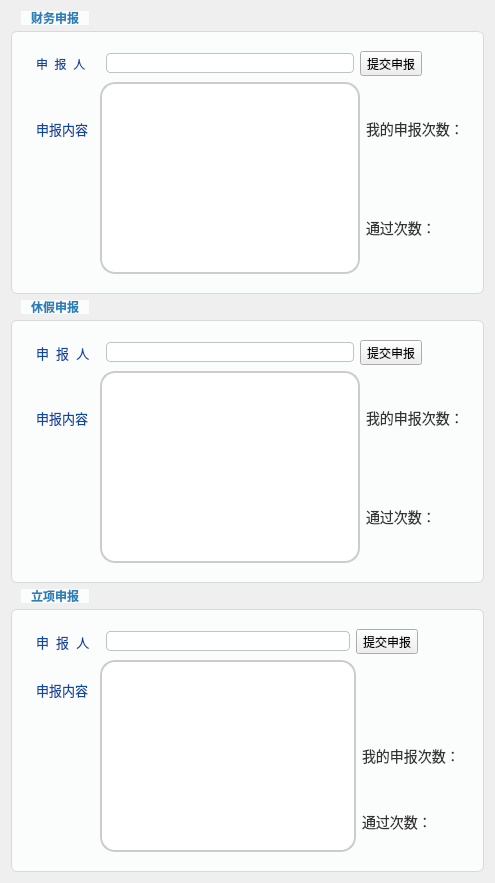
    <widget class="QWidget" name="tab_2">
     <attribute name="title">
      <string>个人申请</string>
     </attribute>
     <layout class="QGridLayout" name="gridLayout_6">
      <item row="1" column="0">
       <widget class="QGroupBox" name="groupBoxVacation_2">
        <property name="styleSheet">
         <string notr="true">/* GroupBox Styling */
QGroupBox {
    background-color: #FBFCFC; /* Very light background for distinction */
    border: 1px solid #D5DBDB;
    border-radius: 6px;
    padding: 10px;
    margin-top: 20px; /* Space for the title */
    font-weight: bold;
}

QGroupBox::title {
    subcontrol-origin: margin;
    subcontrol-position: top left;
    padding: 0 8px 0 8px;
    margin-left: 10px;
    background-color: #FBFCFC; /* Match groupbox background */
    color: #2980B9; /* Professional blue for titles */
    font-size: 11pt;
}</string>
        </property>
        <property name="title">
         <string>休假申报</string>
        </property>
        <layout class="QGridLayout" name="gridLayout_10">
         <item row="0" column="0" colspan="2">
          <widget class="QLabel" name="labName_4">
           <property name="styleSheet">
            <string notr="true">QLabel {
    background-color: transparent; /* Keep background transparent */
    color: #0D47A1;              /* A distinct, professional, and consistent DEEP BLUE for ALL labels.
                                     This is clearly not black or dark gray.
                                     Alternatives:
                                     #1565C0 (Slightly brighter, still very blue)
                                     #2E7D32 (If you preferred a deep green)
                                     #5E35B1 (If you preferred a deep purple) */
    font-size: 10pt;                /* UNIFIED font size for ALL labels.
                                     This size is generally good for readability without being too large.
                                     Adjust to 10pt if 9pt feels slightly too small across the board. */
    font-weight: normal;           /* UNIFIED font weight for ALL labels.
                                     Avoids unintended emphasis. */
    padding: 2px;                  /* Minimal and UNIFIED padding for ALL labels. */
    /* Remove any previous margin or specific alignment settings to ensure uniformity */
    margin: 0px;
    qproperty-alignment: 'AlignVCenter | AlignLeft'; /* Default alignment, can be overridden by layout */
}
</string>
           </property>
           <property name="text">
            <string>申  报  人</string>
           </property>
          </widget>
         </item>
         <item row="0" column="2">
          <widget class="QLineEdit" name="lineEditName_1">
           <property name="styleSheet">
            <string notr="true">/* LineEdit and TextEdit Styling */
QLineEdit, QTextEdit {
    background-color: #FFFFFF;
    border: 1px solid #BDC3C7; /* Softer border color */
    border-radius: 4px;
    padding: 1px;
    color: #2C3E50;
    selection-background-color: #AED6F1; /* Light blue selection */
    selection-color: #1A5276;
}

QLineEdit:focus, QTextEdit:focus {
    border: 1px solid #3498DB; /* Highlight border on focus - a clear, friendly blue */
    /* box-shadow: 0 0 3px #3498DB;  Unfortunately, box-shadow is not well supported in QSS */
}

QLineEdit:read-only, QTextEdit:read-only {
    background-color: #ECF0F1; /* Slightly different background for read-only fields */
    color: #7F8C8D;
}</string>
           </property>
          </widget>
         </item>
         <item row="0" column="3" colspan="2">
          <widget class="QToolButton" name="tbtnVacation">
           <property name="layoutDirection">
            <enum>Qt::LayoutDirection::LeftToRight</enum>
           </property>
           <property name="styleSheet">
            <string notr="true">/* PushButton 样式 */
QPushButton {
    background-color: #d8cbf0;
    color: #5a4a7a;
    border: 1px solid #9c7fd0;
    border-radius: 4px;
    padding: 5px 12px;
    font-weight: 500;
}

QPushButton:hover {
    background-color: #e0d4f8;
    border-color: #8c6dc9;
}

QPushButton:pressed {
    background-color: #c9b8eb;
}

QPushButton:disabled {
    background-color: #e6e0f0;
    color: #a99bc0;
}</string>
           </property>
           <property name="text">
            <string>提交申报</string>
           </property>
           <property name="popupMode">
            <enum>QToolButton::ToolButtonPopupMode::DelayedPopup</enum>
           </property>
           <property name="toolButtonStyle">
            <enum>Qt::ToolButtonStyle::ToolButtonTextBesideIcon</enum>
           </property>
          </widget>
         </item>
         <item row="1" column="0">
          <widget class="QLabel" name="labContent_4">
           <property name="styleSheet">
            <string notr="true">QLabel {
    background-color: transparent; /* Keep background transparent */
    color: #0D47A1;              /* A distinct, professional, and consistent DEEP BLUE for ALL labels.
                                     This is clearly not black or dark gray.
                                     Alternatives:
                                     #1565C0 (Slightly brighter, still very blue)
                                     #2E7D32 (If you preferred a deep green)
                                     #5E35B1 (If you preferred a deep purple) */
    font-size: 10pt;                /* UNIFIED font size for ALL labels.
                                     This size is generally good for readability without being too large.
                                     Adjust to 10pt if 9pt feels slightly too small across the board. */
    font-weight: normal;           /* UNIFIED font weight for ALL labels.
                                     Avoids unintended emphasis. */
    padding: 2px;                  /* Minimal and UNIFIED padding for ALL labels. */
    /* Remove any previous margin or specific alignment settings to ensure uniformity */
    margin: 0px;
    qproperty-alignment: 'AlignVCenter | AlignLeft'; /* Default alignment, can be overridden by layout */
}
</string>
           </property>
           <property name="text">
            <string>申报内容</string>
           </property>
          </widget>
         </item>
         <item row="1" column="1" rowspan="2" colspan="3">
          <widget class="QTextEdit" name="textEdit_1">
           <property name="styleSheet">
            <string notr="true">QTextEdit {
    background-color: white; /* 设置背景为白色 */
    border: 2px solid #ccc; /* 设置边框为灰色，宽度为2px */
    border-radius: 15px; /* 设置圆角大小为15px，可根据需要调整 */
    padding: 10px; /* 设置内边距为10px，让文字和边框之间有空间 */
    font-size: 14px; /* 设置字体大小 */
    color: black; /* 设置文字颜色为黑色 */
}

QTextEdit:focus {
    border: 2px solid #0078d7; /* 当文本框获得焦点时，边框变为蓝色 */
}</string>
           </property>
          </widget>
         </item>
         <item row="1" column="4">
          <widget class="QLabel" name="labelVacationNum">
           <property name="styleSheet">
            <string notr="true">QLabel {
    background-color: transparent; /* 透明背景 */
    color: #333333; /* 深灰色文字 */
    font-family: Arial, sans-serif;
    font-size: 14px;
    border: none; /* 无边框 */
    padding: 0; /* 无内边距 */
    margin: 0; /* 无外边距 */
}</string>
           </property>
           <property name="text">
            <string>我的申报次数：</string>
           </property>
          </widget>
         </item>
         <item row="2" column="4">
          <widget class="QLabel" name="labVacationPassNum">
           <property name="styleSheet">
            <string notr="true">QLabel {
    background-color: transparent; /* 透明背景 */
    color: #333333; /* 深灰色文字 */
    font-family: Arial, sans-serif;
    font-size: 14px;
    border: none; /* 无边框 */
    padding: 0; /* 无内边距 */
    margin: 0; /* 无外边距 */
}</string>
           </property>
           <property name="text">
            <string>通过次数：</string>
           </property>
          </widget>
         </item>
        </layout>
       </widget>
      </item>
      <item row="2" column="0">
       <widget class="QGroupBox" name="groupBoxProjection_2">
        <property name="styleSheet">
         <string notr="true">/* GroupBox Styling */
QGroupBox {
    background-color: #FBFCFC; /* Very light background for distinction */
    border: 1px solid #D5DBDB;
    border-radius: 6px;
    padding: 10px;
    margin-top: 20px; /* Space for the title */
    font-weight: bold;
}

QGroupBox::title {
    subcontrol-origin: margin;
    subcontrol-position: top left;
    padding: 0 8px 0 8px;
    margin-left: 10px;
    background-color: #FBFCFC; /* Match groupbox background */
    color: #2980B9; /* Professional blue for titles */
    font-size: 11pt;
}</string>
        </property>
        <property name="title">
         <string>立项申报</string>
        </property>
        <layout class="QGridLayout" name="gridLayout_11">
         <item row="0" column="0" colspan="2">
          <widget class="QLabel" name="labName_6">
           <property name="styleSheet">
            <string notr="true">QLabel {
    background-color: transparent; /* Keep background transparent */
    color: #0D47A1;              /* A distinct, professional, and consistent DEEP BLUE for ALL labels.
                                     This is clearly not black or dark gray.
                                     Alternatives:
                                     #1565C0 (Slightly brighter, still very blue)
                                     #2E7D32 (If you preferred a deep green)
                                     #5E35B1 (If you preferred a deep purple) */
    font-size: 10pt;                /* UNIFIED font size for ALL labels.
                                     This size is generally good for readability without being too large.
                                     Adjust to 10pt if 9pt feels slightly too small across the board. */
    font-weight: normal;           /* UNIFIED font weight for ALL labels.
                                     Avoids unintended emphasis. */
    padding: 2px;                  /* Minimal and UNIFIED padding for ALL labels. */
    /* Remove any previous margin or specific alignment settings to ensure uniformity */
    margin: 0px;
    qproperty-alignment: 'AlignVCenter | AlignLeft'; /* Default alignment, can be overridden by layout */
}
</string>
           </property>
           <property name="text">
            <string>申  报  人</string>
           </property>
          </widget>
         </item>
         <item row="0" column="2">
          <widget class="QLineEdit" name="lineEditName_2">
           <property name="styleSheet">
            <string notr="true">/* LineEdit and TextEdit Styling */
QLineEdit, QTextEdit {
    background-color: #FFFFFF;
    border: 1px solid #BDC3C7; /* Softer border color */
    border-radius: 4px;
    padding: 1px;
    color: #2C3E50;
    selection-background-color: #AED6F1; /* Light blue selection */
    selection-color: #1A5276;
}

QLineEdit:focus, QTextEdit:focus {
    border: 1px solid #3498DB; /* Highlight border on focus - a clear, friendly blue */
    /* box-shadow: 0 0 3px #3498DB;  Unfortunately, box-shadow is not well supported in QSS */
}

QLineEdit:read-only, QTextEdit:read-only {
    background-color: #ECF0F1; /* Slightly different background for read-only fields */
    color: #7F8C8D;
}</string>
           </property>
          </widget>
         </item>
         <item row="0" column="3" colspan="2">
          <widget class="QToolButton" name="tbtnProjection">
           <property name="layoutDirection">
            <enum>Qt::LayoutDirection::LeftToRight</enum>
           </property>
           <property name="styleSheet">
            <string notr="true">/* PushButton 样式 */
QPushButton {
    background-color: #d8cbf0;
    color: #5a4a7a;
    border: 1px solid #9c7fd0;
    border-radius: 4px;
    padding: 5px 12px;
    font-weight: 500;
}

QPushButton:hover {
    background-color: #e0d4f8;
    border-color: #8c6dc9;
}

QPushButton:pressed {
    background-color: #c9b8eb;
}

QPushButton:disabled {
    background-color: #e6e0f0;
    color: #a99bc0;
}</string>
           </property>
           <property name="text">
            <string>提交申报</string>
           </property>
           <property name="popupMode">
            <enum>QToolButton::ToolButtonPopupMode::DelayedPopup</enum>
           </property>
           <property name="toolButtonStyle">
            <enum>Qt::ToolButtonStyle::ToolButtonTextBesideIcon</enum>
           </property>
          </widget>
         </item>
         <item row="1" column="0">
          <widget class="QLabel" name="labContent_6">
           <property name="styleSheet">
            <string notr="true">QLabel {
    background-color: transparent; /* Keep background transparent */
    color: #0D47A1;              /* A distinct, professional, and consistent DEEP BLUE for ALL labels.
                                     This is clearly not black or dark gray.
                                     Alternatives:
                                     #1565C0 (Slightly brighter, still very blue)
                                     #2E7D32 (If you preferred a deep green)
                                     #5E35B1 (If you preferred a deep purple) */
    font-size: 10pt;                /* UNIFIED font size for ALL labels.
                                     This size is generally good for readability without being too large.
                                     Adjust to 10pt if 9pt feels slightly too small across the board. */
    font-weight: normal;           /* UNIFIED font weight for ALL labels.
                                     Avoids unintended emphasis. */
    padding: 2px;                  /* Minimal and UNIFIED padding for ALL labels. */
    /* Remove any previous margin or specific alignment settings to ensure uniformity */
    margin: 0px;
    qproperty-alignment: 'AlignVCenter | AlignLeft'; /* Default alignment, can be overridden by layout */
}
</string>
           </property>
           <property name="text">
            <string>申报内容</string>
           </property>
          </widget>
         </item>
         <item row="1" column="1" rowspan="3" colspan="3">
          <widget class="QTextEdit" name="textEdit_2">
           <property name="styleSheet">
            <string notr="true">QTextEdit {
    background-color: white; /* 设置背景为白色 */
    border: 2px solid #ccc; /* 设置边框为灰色，宽度为2px */
    border-radius: 15px; /* 设置圆角大小为15px，可根据需要调整 */
    padding: 10px; /* 设置内边距为10px，让文字和边框之间有空间 */
    font-size: 14px; /* 设置字体大小 */
    color: black; /* 设置文字颜色为黑色 */
}

QTextEdit:focus {
    border: 2px solid #0078d7; /* 当文本框获得焦点时，边框变为蓝色 */
}</string>
           </property>
          </widget>
         </item>
         <item row="2" column="4">
          <widget class="QLabel" name="labelProjectionNum">
           <property name="styleSheet">
            <string notr="true">QLabel {
    background-color: transparent; /* 透明背景 */
    color: #333333; /* 深灰色文字 */
    font-family: Arial, sans-serif;
    font-size: 14px;
    border: none; /* 无边框 */
    padding: 0; /* 无内边距 */
    margin: 0; /* 无外边距 */
}</string>
           </property>
           <property name="text">
            <string>我的申报次数： </string>
           </property>
          </widget>
         </item>
         <item row="3" column="4">
          <widget class="QLabel" name="labProjectionPassNum">
           <property name="styleSheet">
            <string notr="true">QLabel {
    background-color: transparent; /* 透明背景 */
    color: #333333; /* 深灰色文字 */
    font-family: Arial, sans-serif;
    font-size: 14px;
    border: none; /* 无边框 */
    padding: 0; /* 无内边距 */
    margin: 0; /* 无外边距 */
}</string>
           </property>
           <property name="text">
            <string>通过次数：</string>
           </property>
          </widget>
         </item>
        </layout>
       </widget>
      </item>
      <item row="0" column="0">
       <widget class="QGroupBox" name="groupBoxFinancial_2">
        <property name="styleSheet">
         <string notr="true">/* GroupBox Styling */
QGroupBox {
    background-color: #FBFCFC; /* Very light background for distinction */
    border: 1px solid #D5DBDB;
    border-radius: 6px;
    padding: 10px;
    margin-top: 20px; /* Space for the title */
    font-weight: bold;
}

QGroupBox::title {
    subcontrol-origin: margin;
    subcontrol-position: top left;
    padding: 0 8px 0 8px;
    margin-left: 10px;
    background-color: #FBFCFC; /* Match groupbox background */
    color: #2980B9; /* Professional blue for titles */
    font-size: 11pt;
}</string>
        </property>
        <property name="title">
         <string>财务申报</string>
        </property>
        <layout class="QGridLayout" name="gridLayout_9">
         <item row="0" column="0" colspan="2">
          <widget class="QLabel" name="labName_5">
           <property name="styleSheet">
            <string notr="true">QLabel {
    background-color: transparent; /* Keep background transparent */
    color: #0D47A1;              /* A distinct, professional, and consistent DEEP BLUE for ALL labels.
                                     This is clearly not black or dark gray.
                                     Alternatives:
                                     #1565C0 (Slightly brighter, still very blue)
                                     #2E7D32 (If you preferred a deep green)
                                     #5E35B1 (If you preferred a deep purple) */
    font-size: 9pt;                /* UNIFIED font size for ALL labels.
                                     This size is generally good for readability without being too large.
                                     Adjust to 10pt if 9pt feels slightly too small across the board. */
    font-weight: normal;           /* UNIFIED font weight for ALL labels.
                                     Avoids unintended emphasis. */
    padding: 2px;                  /* Minimal and UNIFIED padding for ALL labels. */
    /* Remove any previous margin or specific alignment settings to ensure uniformity */
    margin: 0px;
    qproperty-alignment: 'AlignVCenter | AlignLeft'; /* Default alignment, can be overridden by layout */
}
</string>
           </property>
           <property name="text">
            <string>申  报  人</string>
           </property>
          </widget>
         </item>
         <item row="0" column="2">
          <widget class="QLineEdit" name="lineEditName">
           <property name="styleSheet">
            <string notr="true">/* LineEdit and TextEdit Styling */
QLineEdit, QTextEdit {
    background-color: #FFFFFF;
    border: 1px solid #BDC3C7; /* Softer border color */
    border-radius: 4px;
    padding: 1px;
    color: #2C3E50;
    selection-background-color: #AED6F1; /* Light blue selection */
    selection-color: #1A5276;
}

QLineEdit:focus, QTextEdit:focus {
    border: 1px solid #3498DB; /* Highlight border on focus - a clear, friendly blue */
    /* box-shadow: 0 0 3px #3498DB;  Unfortunately, box-shadow is not well supported in QSS */
}

QLineEdit:read-only, QTextEdit:read-only {
    background-color: #ECF0F1; /* Slightly different background for read-only fields */
    color: #7F8C8D;
}</string>
           </property>
          </widget>
         </item>
         <item row="0" column="3" colspan="2">
          <widget class="QToolButton" name="tbtnFinancial">
           <property name="contextMenuPolicy">
            <enum>Qt::ContextMenuPolicy::DefaultContextMenu</enum>
           </property>
           <property name="layoutDirection">
            <enum>Qt::LayoutDirection::LeftToRight</enum>
           </property>
           <property name="text">
            <string>提交申报</string>
           </property>
           <property name="popupMode">
            <enum>QToolButton::ToolButtonPopupMode::DelayedPopup</enum>
           </property>
           <property name="toolButtonStyle">
            <enum>Qt::ToolButtonStyle::ToolButtonTextBesideIcon</enum>
           </property>
          </widget>
         </item>
         <item row="1" column="0">
          <widget class="QLabel" name="labContent_5">
           <property name="styleSheet">
            <string notr="true">QLabel {
    background-color: transparent; /* Keep background transparent */
    color: #0D47A1;              /* A distinct, professional, and consistent DEEP BLUE for ALL labels.
                                     This is clearly not black or dark gray.
                                     Alternatives:
                                     #1565C0 (Slightly brighter, still very blue)
                                     #2E7D32 (If you preferred a deep green)
                                     #5E35B1 (If you preferred a deep purple) */
    font-size: 10pt;                /* UNIFIED font size for ALL labels.
                                     This size is generally good for readability without being too large.
                                     Adjust to 10pt if 9pt feels slightly too small across the board. */
    font-weight: normal;           /* UNIFIED font weight for ALL labels.
                                     Avoids unintended emphasis. */
    padding: 2px;                  /* Minimal and UNIFIED padding for ALL labels. */
    /* Remove any previous margin or specific alignment settings to ensure uniformity */
    margin: 0px;
    qproperty-alignment: 'AlignVCenter | AlignLeft'; /* Default alignment, can be overridden by layout */
}
</string>
           </property>
           <property name="text">
            <string>申报内容</string>
           </property>
          </widget>
         </item>
         <item row="1" column="1" rowspan="2" colspan="3">
          <widget class="QTextEdit" name="textEdit">
           <property name="styleSheet">
            <string notr="true">QTextEdit {
    background-color: white; /* 设置背景为白色 */
    border: 2px solid #ccc; /* 设置边框为灰色，宽度为2px */
    border-radius: 15px; /* 设置圆角大小为15px，可根据需要调整 */
    padding: 10px; /* 设置内边距为10px，让文字和边框之间有空间 */
    font-size: 14px; /* 设置字体大小 */
    color: black; /* 设置文字颜色为黑色 */
}

QTextEdit:focus {
    border: 2px solid #0078d7; /* 当文本框获得焦点时，边框变为蓝色 */
}</string>
           </property>
          </widget>
         </item>
         <item row="1" column="4">
          <widget class="QLabel" name="labelFinancialNum">
           <property name="styleSheet">
            <string notr="true">QLabel {
    background-color: transparent; /* 透明背景 */
    color: #333333; /* 深灰色文字 */
    font-family: Arial, sans-serif;
    font-size: 14px;
    border: none; /* 无边框 */
    padding: 0; /* 无内边距 */
    margin: 0; /* 无外边距 */
}</string>
           </property>
           <property name="text">
            <string>我的申报次数：</string>
           </property>
          </widget>
         </item>
         <item row="2" column="4">
          <widget class="QLabel" name="labFinancialPassNum">
           <property name="styleSheet">
            <string notr="true">QLabel {
    background-color: transparent; /* 透明背景 */
    color: #333333; /* 深灰色文字 */
    font-family: Arial, sans-serif;
    font-size: 14px;
    border: none; /* 无边框 */
    padding: 0; /* 无内边距 */
    margin: 0; /* 无外边距 */
}</string>
           </property>
           <property name="text">
            <string>通过次数：</string>
           </property>
          </widget>
         </item>
        </layout>
       </widget>
      </item>
     </layout>
    </widget>
